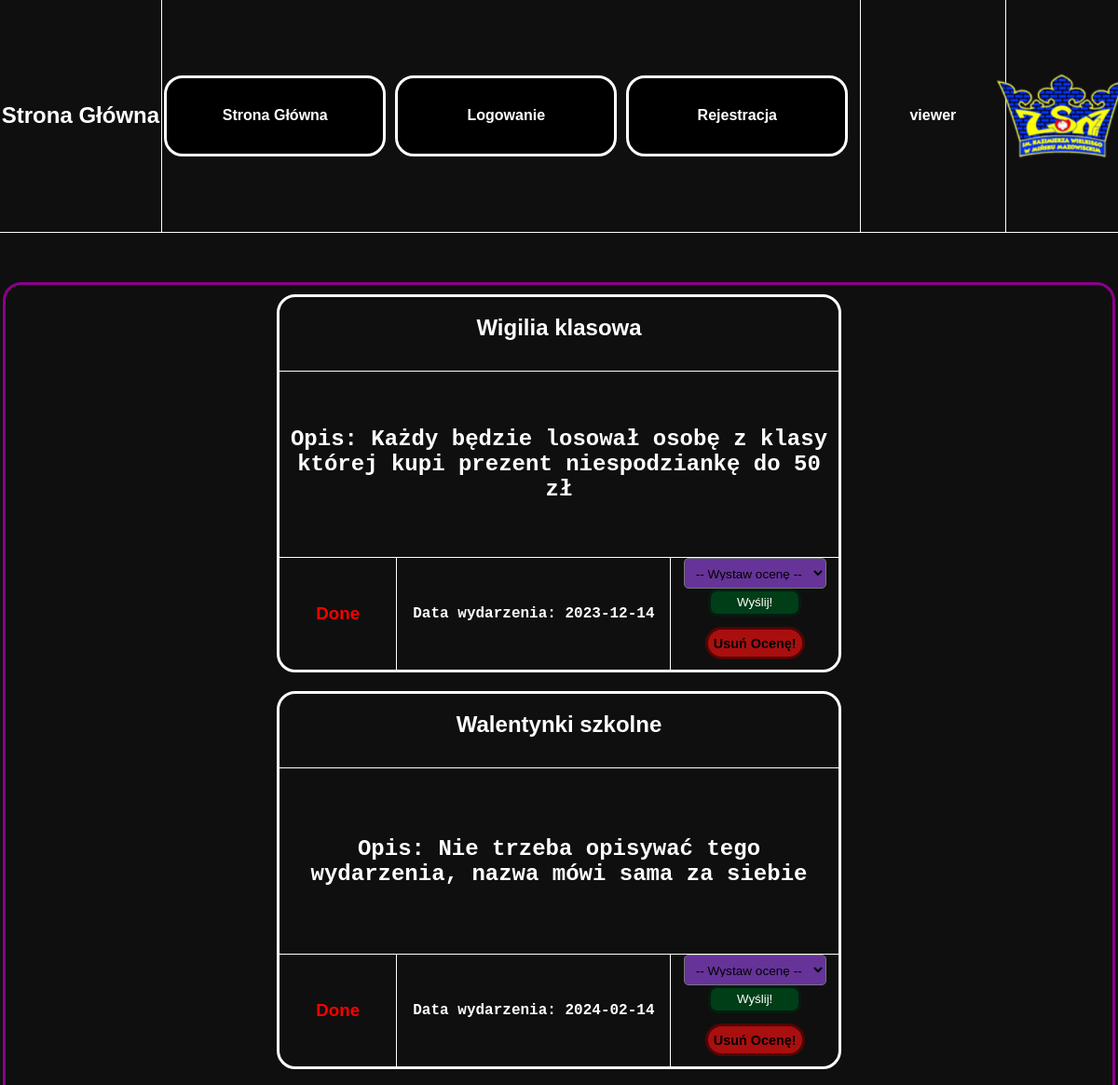
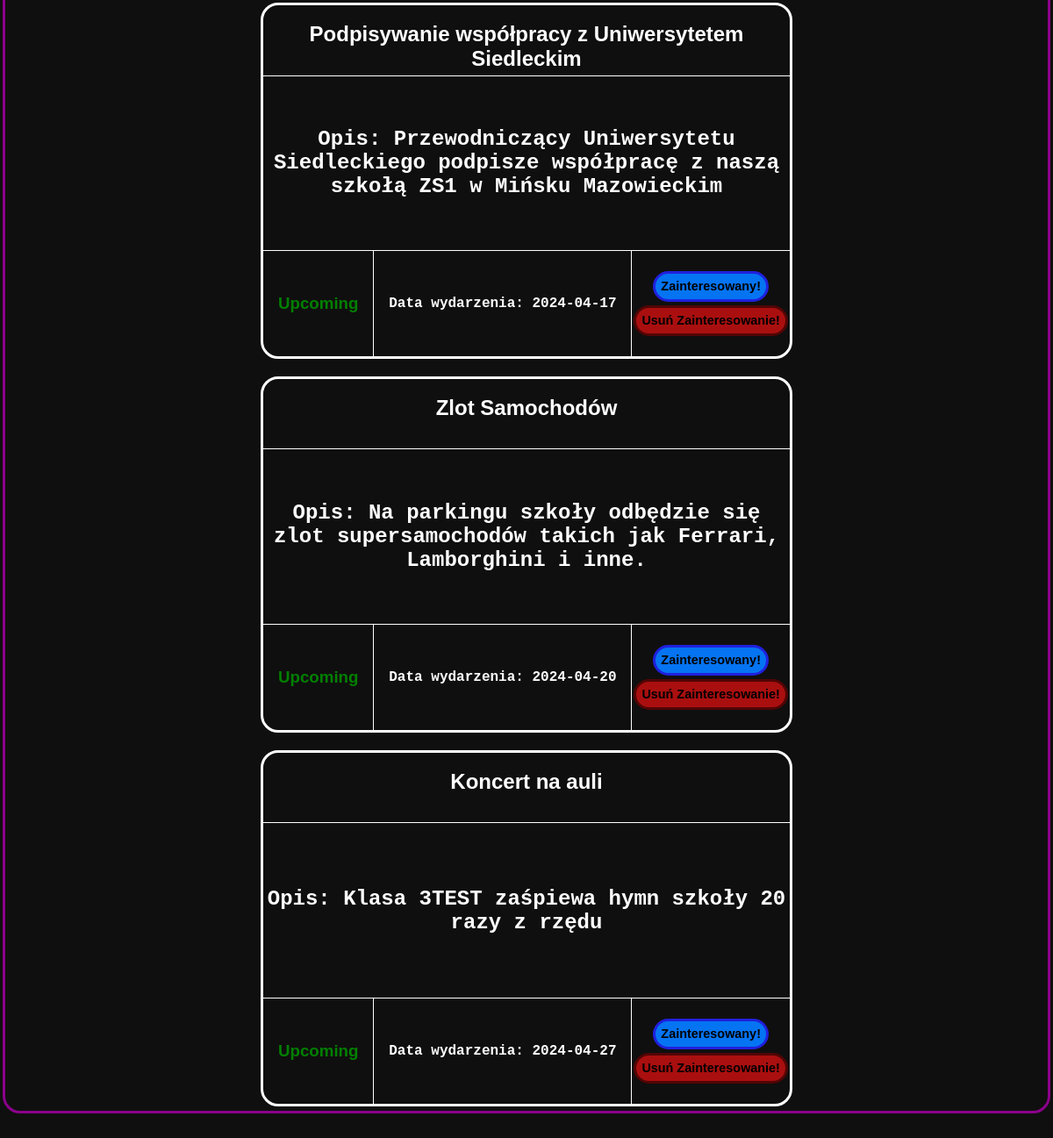
The app's page /, older data (2 pictures, top to bottom).
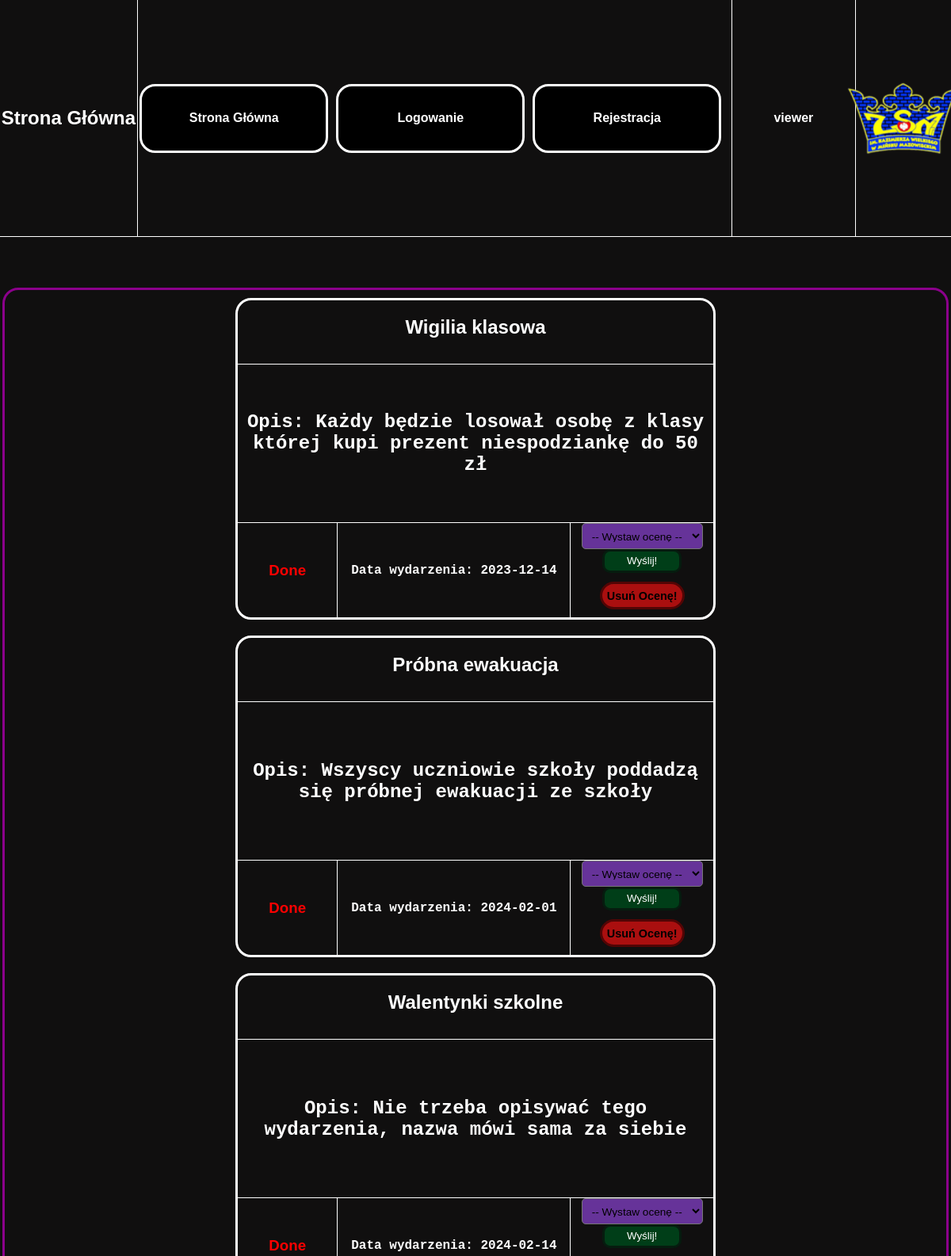
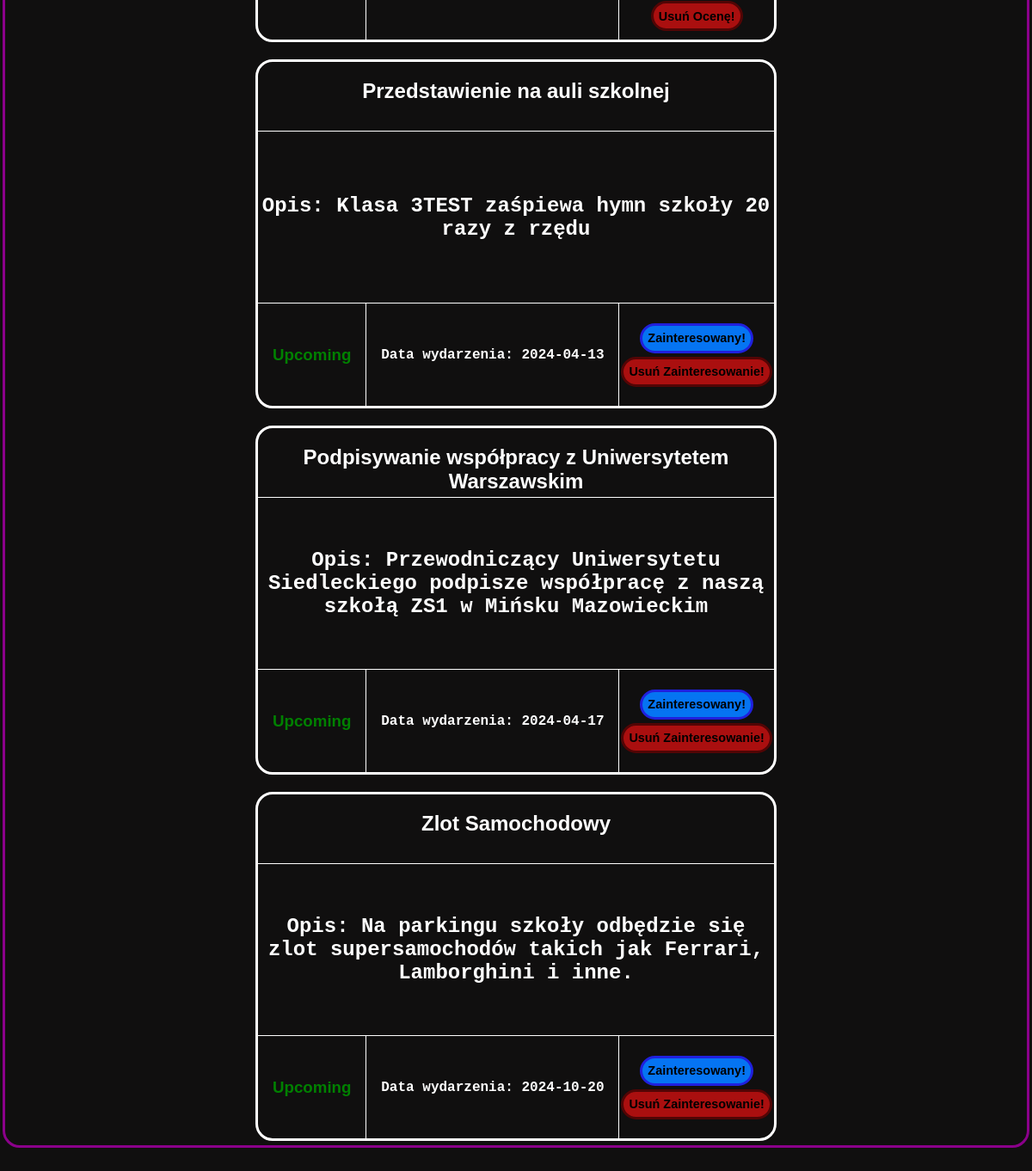
The same page, newer data (2 pictures, top to bottom).
### tables this page shows
CREATE TABLE `wydarzenia` (
  `ID` int(11) NOT NULL,
  `nazwa_wyd` text NOT NULL,
  `opis_wyd` text NOT NULL,
  `data_wyd` date NOT NULL
);

### index.php (the view, shortened to what this page needs)
<!DOCTYPE html>
<html lang="en">
<head>
    <link rel="stylesheet" href="style.css">
</head>
<body>
    <div id="ogol">
        <div id="menu">
            <div id="menlewolewo">
                <h1>Strona Główna</h1>
            </div>
            <div id="menlewo">
                <?php
                include 'menu.php';
                ?>
            </div>
            <div id="menprawo">
                <?php
                if (isset($_SESSION['user'])) {
                    echo $_SESSION['user'];
                } else {
                    echo "";
                }
                ?>
            </div>
            <div id="menprawoprawo">
            </div>
        </div>
        <div id="tresc">
            <div id="trescogol" style="display: flex; align-items: baseline; justify-content: center; flex-direction: row; flex-wrap: wrap; overflow-y: auto; border-top: solid darkmagenta 3px; border-radius: 20px; width: 99%; height: 95%; /* Ustaw maksymalną wysokość */">
                <?php
                $host = "localhost";
                $dbuser = "root";
                $dbpassword = "";
                $dbname = "Aaawlasny_projekt_BS";
                $conn = mysqli_connect($host, $dbuser, $dbpassword, $dbname);
                $sql = "SELECT `ID`, `nazwa_wyd`, `opis_wyd`, `data_wyd` FROM `wydarzenia` ORDER BY `data_wyd` ASC";
                $result = $conn->query($sql);
                if ($result->num_rows > 0) {
                    while ($row = $result->fetch_assoc()) {
                        echo "<div id = 'wydarzenie'>";
                        echo "<div id = 'divgora' style='display: flex; align-items: baseline; justify-content: center; height: 20%; width: 100%;'>";
                        echo "<h2 id='nazwa_wyd'>" .  $row['nazwa_wyd'] . "</h2>";
                        echo "</div>";
                        echo "<div id = 'divsrodek'>";
                        echo "<h2>" . "Opis: " . $row['opis_wyd'] . "</h2>";
                        echo "</div>";
                        echo "<div id = 'divdol'>";
                        echo "<div id = 'divdollewo'>";
                        echo "<div id = 'divdollewolewo'>";
                        $date = new DateTime($row['data_wyd']);
                        $now = new DateTime();
                        if ($date >= $now) {
                            echo "<h3 id ='dobre'>Upcoming</h3>";
                        } else {
                            echo "<h3 id ='zle'>Done</h3>";
                        }
                        echo "</div>";
                        echo "<div id = 'divdollewoprawo'>";
                        echo "<h4>" . "Data wydarzenia: " . $row['data_wyd'] . "</h4>";
                        echo "</div>";
                        echo "</div>";
                        echo "<div id = 'divdolprawo'>";
                        $date = new DateTime($row['data_wyd']);
                        $now = new DateTime();
                        if ($date < $now) {
                            echo "<div id = 'divdolprawogora'>";
                            echo "<form method='POST' action=''>";
                            echo "<select name='ocena_wyd' required>";
                            echo "<option value =''>-- Wystaw ocenę --</option>";
                            echo "</select>";
                            echo "<input type='submit' name='wyslij_ocene' id='wys_ocen' value='Wyślij!'>";
                            echo "</form>";
                            echo "</div>";
                            echo "<div id = 'divdolprawodol'>";
                            echo "<form method='POST' action=''>";
                            echo "<input type='submit' name='usun_ocene' id='usun_zainteresbutton' value='Usuń Ocenę!'>";
                            echo "</form>";
                            echo "</div>";
                        } else {
                            echo "<form method='POST' action=''>";
                            echo "<input type='submit' name='zainteres' id='zainteresbutton' value='Zainteresowany!'>";
                            echo "</form>";
                            echo "<form method='POST' action=''>";
                            echo "<input type='submit' name='usun_zainteres' id='usun_zainteresbutton' value='Usuń Zainteresowanie!'>";
                            echo "</form>";
                        }
                        echo "</div>";
                        echo "</div>";
                        echo "</div>";
                    }
                } else {
                    echo "<h1>Brak wydarzeń</h1>";
                }
                ?>
            </div>
        </div>
    </div>
</body>
</html>

### menu.php
<ul class="button-list">
    <li><a href="./index.php" class="button">Strona Główna</a></li>
    <?php
    if ($_SESSION['zalogowany'] == false) {
        echo "<li> <a href='./logowanie.php' id='button2'>Logowanie</a></li>";
    } else {
        echo "<li> <a href='./wylog.php' id='button1'>Wyloguj</a></li>";
    }
    ?>
    <li><a href="./rejestracja.php" id="button3">Rejestracja</a></li>
</ul>

Row changes from the older to the newer data that the page shows:
added wydarzenia: nazwa_wyd "Próbna ewakuacja", opis_wyd "Wszyscy uczniowie szkoły poddadzą się próbnej ewakuacji ze szkoły", shows "Done", data_wyd "2024-02-01"
changed wydarzenia "Klasa 3TEST zaśpiewa hymn szkoły 20 razy z rzędu": nazwa_wyd "Koncert na auli" → "Przedstawienie na auli szkolnej"; data_wyd "2024-04-27" → "2024-04-13"; moves up the list
changed wydarzenia: nazwa_wyd "Podpisywanie współpracy z Uniwersytetem Siedleckim" → "Podpisywanie współpracy z Uniwersytetem Warszawskim"
changed wydarzenia: nazwa_wyd "Zlot Samochodów" → "Zlot Samochodowy"; data_wyd "2024-04-20" → "2024-10-20"
